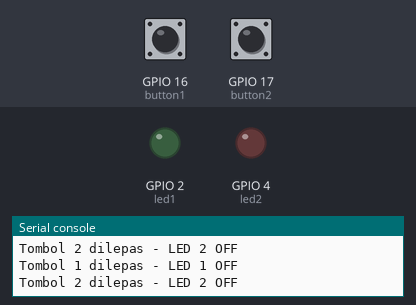
A program run on a simulated ESP32 board running MicroPython. Parts: output pins drawn as LEDs (lit = HIGH), the last lines printed to the serial console. Wiring (from the project's diagram.json): green LED on GPIO 2, red LED on GPIO 4, green button on GPIO 16, red button on GPIO 17. The inputs (shaded band) are chosen by the test bench; at power-on: GPIO 16 (button1) HIGH, GPIO 17 (button2) HIGH.

Above: at 1.2 s.
1.3 s: GPIO 16 (button1) pulled LOW for 0.15 s
At 1.41 s:
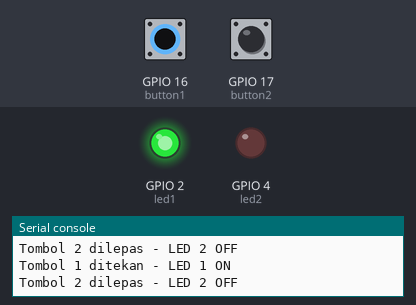
3.0 s: GPIO 17 (button2) pulled LOW for 0.15 s
At 3.12 s:
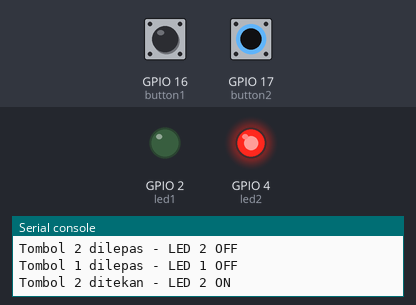
4.7 s: GPIO 17 (button2) pulled LOW for 3.2 s
At 8.7 s:
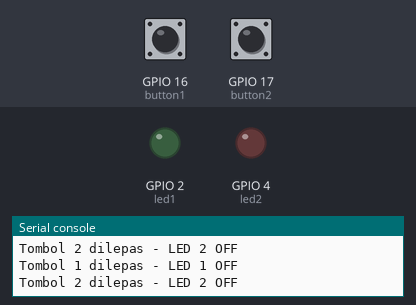
9.4 s: GPIO 16 (button1) pulled LOW for 3.2 s
At 10.2 s:
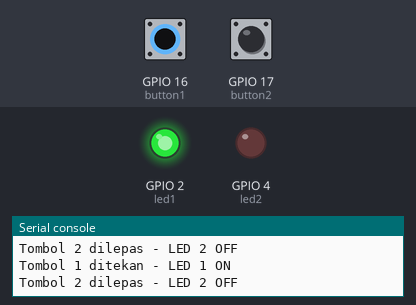
14.1 s: GPIO 16 (button1) driven LOW and GPIO 17 (button2) driven LOW
At 15.0 s:
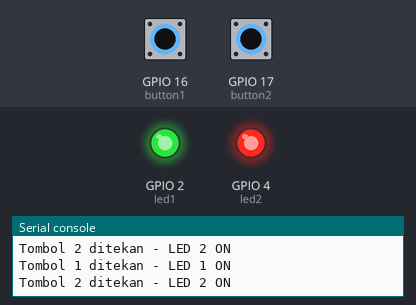
Timing chart, 0 to 16.6 s (numbered marks = the images above; inputs shaded):
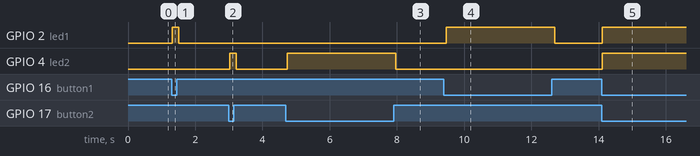

Measured:
- after the input at 1.3 s, GPIO 2 (led1): LOW → HIGH at once, → LOW 0.20 s later
- after the input at 3.0 s, GPIO 4 (led2): LOW → HIGH at once, → LOW 0.20 s later
- after the input at 4.7 s, GPIO 4 (led2): LOW → HIGH at once, → LOW 3.2 s later
- after the input at 9.4 s, GPIO 2 (led1): LOW → HIGH after 0.07 s, → LOW 3.2 s later
- after the input at 14.1 s, GPIO 2 (led1), GPIO 4 (led2): LOW → HIGH at once

The program:

main.py
```python
from machine import Pin
import time

button1 = Pin(16, Pin.IN, Pin.PULL_UP)
button2 = Pin(17, Pin.IN, Pin.PULL_UP)

led1 = Pin(2, Pin.OUT)
led2 = Pin(4, Pin.OUT)

while True:
    if button1.value() == 0:
        led1.value(1)
        print("Tombol 1 ditekan - LED 1 ON")
    else:
        led1.value(0)
        print("Tombol 1 dilepas - LED 1 OFF")

    if button2.value() == 0:
        led2.value(1)
        print("Tombol 2 ditekan - LED 2 ON")
    else:
        led2.value(0)
        print("Tombol 2 dilepas - LED 2 OFF")

    time.sleep(0.1)
```
